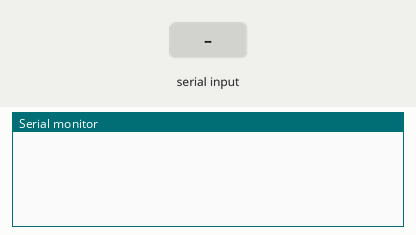
Recording of a sketch running on a simulated Arduino Uno, built with avr-gcc and run on an emulated ATmega328P. Shown: the last lines printed to the serial monitor. Inputs (shaded band) come from the test bench.

Above: at 1.2 s.
1.3 s: "90,45\n" received over Serial
At 2.7 s:
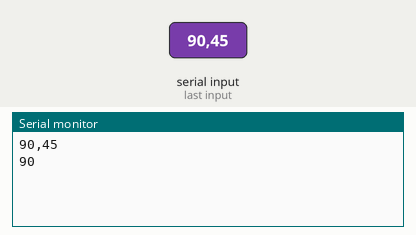
3.8 s: "30,150\n" received over Serial
At 5.8 s:
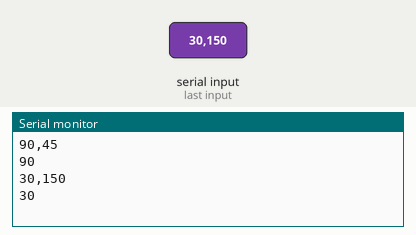

Measured:
- after the input at 1.3 s, the serial monitor: prints a new line after 1.0 s (image 1)
- after the input at 3.8 s, the serial monitor: prints a new line after 1.0 s (image 2)

The sketch:

comandos_Serial.ino
```cpp
int PORTAS[] = {16, 5, 4, 0, 2, 14, 12, 13, 15, 3, 1};// 11 portas
String palavra;

void setup() {
  // put your setup code here, to run once:
  Serial.begin(19200);
}

void loop() {
  // put your main code here, to run repeatedly:
  if (Serial.available() > 0) {
    palavra = Serial.readStringUntil(' ');
    Serial.println(palavra);
    int num = palavra.toInt();
    Serial.println(num);
  }
}
```
